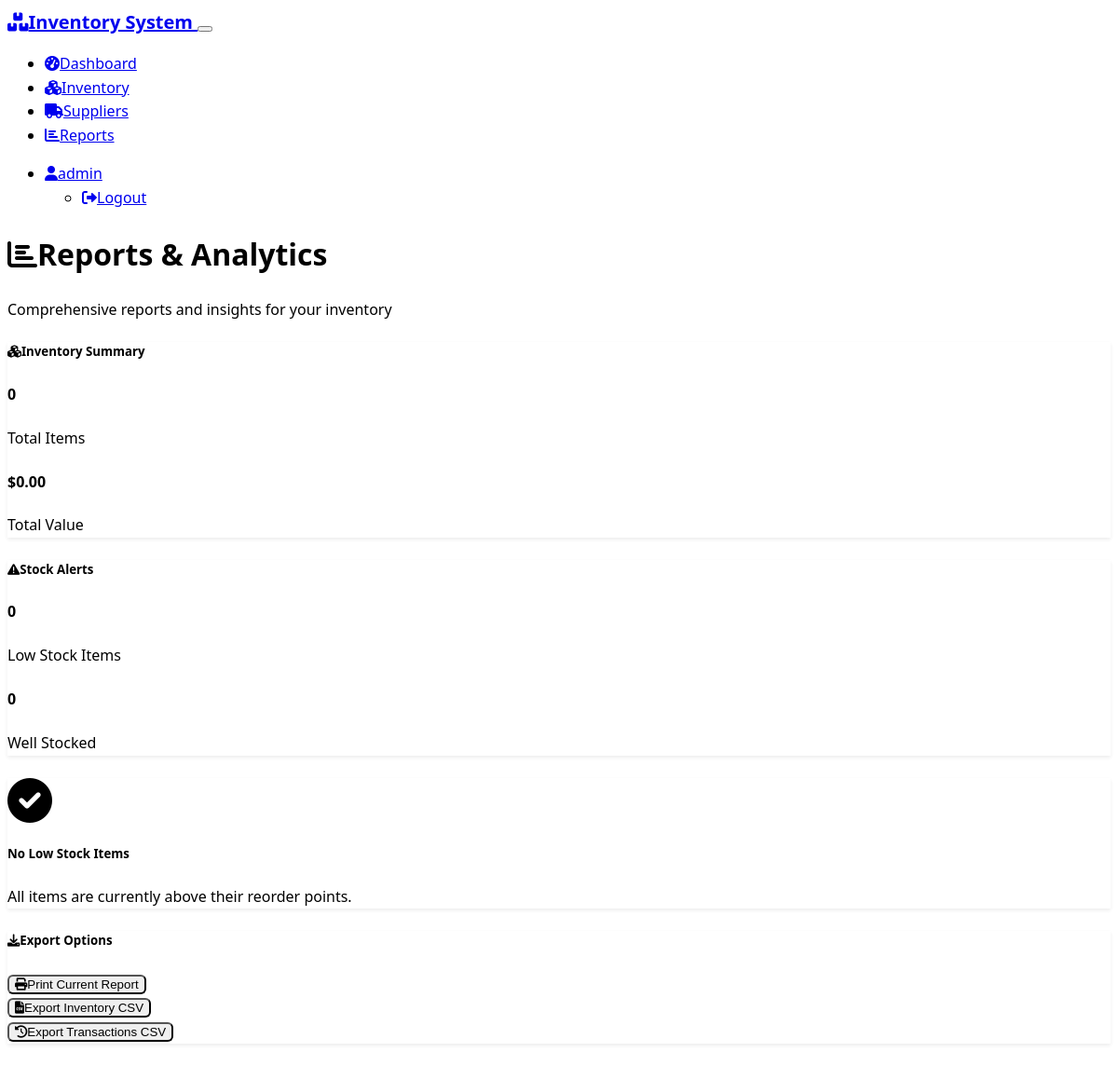
The app's page /reports (signed in), older data.
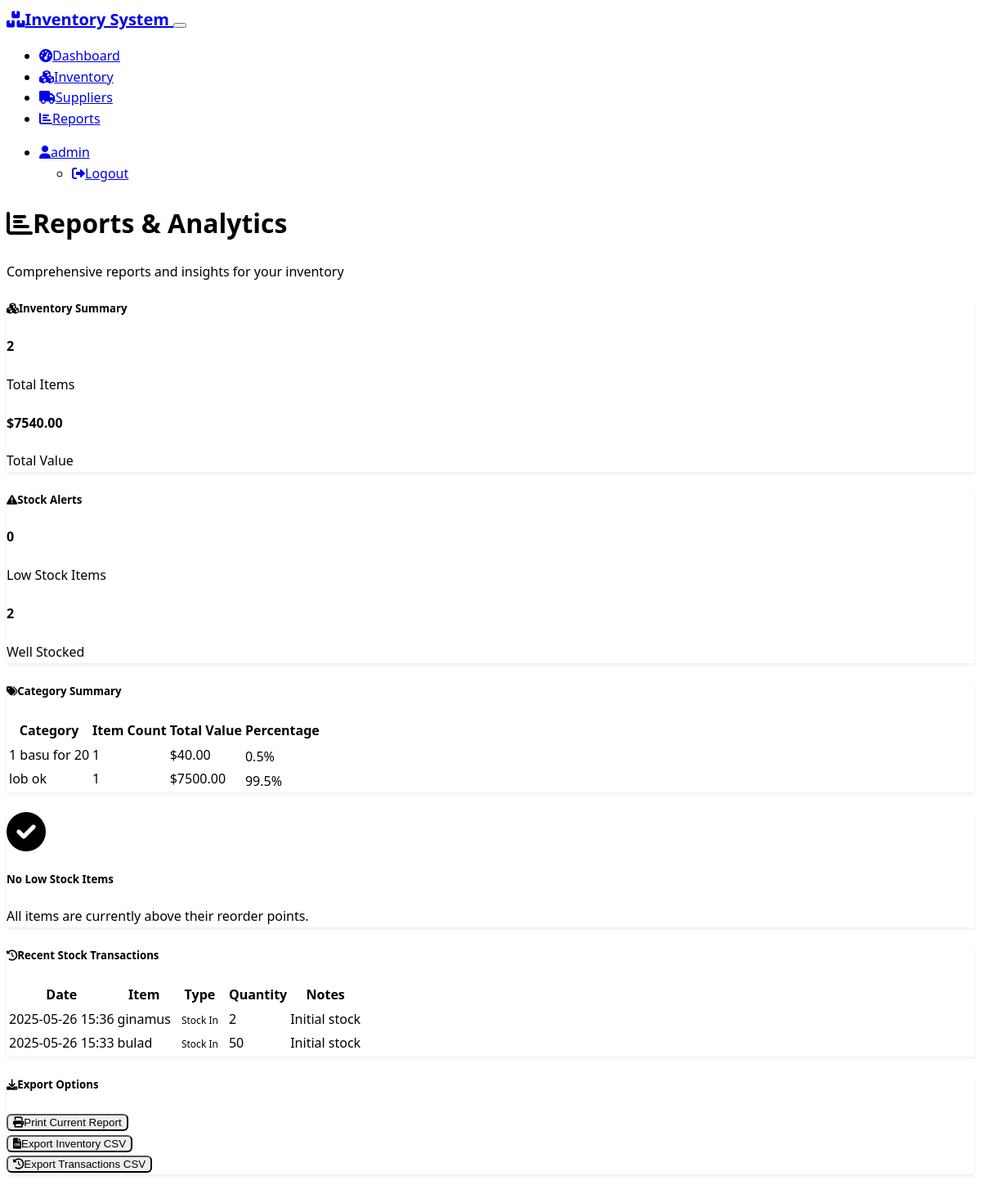
The same page, newer data.
### models.py (models this page shows, shortened)
class InventoryItem(db.Model):
    id = db.Column(db.Integer, primary_key=True)
    name = db.Column(db.String(100), nullable=False)
    description = db.Column(db.Text)
    sku = db.Column(db.String(50), unique=True)
    quantity = db.Column(db.Integer, default=0)
    unit_price = db.Column(db.Float, default=0.0)
    reorder_point = db.Column(db.Integer, default=10)
    supplier_id = db.Column(db.Integer, db.ForeignKey('supplier.id'))
    category = db.Column(db.String(50))
    created_at = db.Column(db.DateTime, default=datetime.utcnow)
    updated_at = db.Column(db.DateTime, default=datetime.utcnow, onupdate=datetime.utcnow)

class StockTransaction(db.Model):
    id = db.Column(db.Integer, primary_key=True)
    item_id = db.Column(db.Integer, db.ForeignKey('inventory_item.id'), nullable=False)
    transaction_type = db.Column(db.String(20), nullable=False)  # 'in', 'out', 'adjustment'
    quantity = db.Column(db.Integer, nullable=False)
    notes = db.Column(db.Text)
    user_id = db.Column(db.Integer, db.ForeignKey('user.id'))
    timestamp = db.Column(db.DateTime, default=datetime.utcnow)
    item = db.relationship('InventoryItem', backref='transactions')
    user = db.relationship('User', backref='transactions')

### routes.py (the view)
@app.route('/reports')
def reports():
    if 'user_id' not in session:
        return redirect(url_for('login'))
    total_items = InventoryItem.query.count()
    total_value = db.session.query(db.func.sum(
        InventoryItem.quantity * InventoryItem.unit_price
    )).scalar() or 0
    low_stock_items = InventoryItem.query.filter(
        InventoryItem.quantity <= InventoryItem.reorder_point
    ).all()
    category_summary = db.session.query(
        InventoryItem.category,
        db.func.count(InventoryItem.id).label('count'),
        db.func.sum(InventoryItem.quantity * InventoryItem.unit_price).label('value')
    ).group_by(InventoryItem.category).all()
    recent_transactions = db.session.query(StockTransaction, InventoryItem.name)\
        .join(InventoryItem)\
        .order_by(StockTransaction.timestamp.desc())\
        .limit(10).all()
    return render_template('reports.html',
                         total_items=total_items,
                         total_value=total_value,
                         low_stock_items=low_stock_items,
                         category_summary=category_summary,
                         recent_transactions=recent_transactions)

### templates/reports.html (shortened to what this page needs)
{% extends "base.html" %}
{% block content %}
<div class="container mt-4">
    <div class="row">
        <div class="col-12">
            <h1><i class="fas fa-chart-bar me-2"></i>Reports & Analytics</h1>
            <p class="text-muted">Comprehensive reports and insights for your inventory</p>
        </div>
    </div>
    <div class="row mb-4">
        <div class="col-md-6 mb-3">
            <div class="card">
                <div class="card-header">
                    <h5><i class="fas fa-cubes me-2"></i>Inventory Summary</h5>
                </div>
                <div class="card-body">
                    <div class="row">
                        <div class="col-6">
                            <h4 class="text-primary">{{ total_items }}</h4>
                            <p class="mb-0">Total Items</p>
                        </div>
                        <div class="col-6">
                            <h4 class="text-success">${{ "%.2f"|format(total_value) }}</h4>
                            <p class="mb-0">Total Value</p>
                        </div>
                    </div>
                </div>
            </div>
        </div>
        <div class="col-md-6 mb-3">
            <div class="card">
                <div class="card-header">
                    <h5><i class="fas fa-exclamation-triangle me-2"></i>Stock Alerts</h5>
                </div>
                <div class="card-body">
                    <div class="row">
                        <div class="col-6">
                            <h4 class="text-warning">{{ low_stock_items|length }}</h4>
                            <p class="mb-0">Low Stock Items</p>
                        </div>
                        <div class="col-6">
                            <h4 class="text-info">{{ (total_items - low_stock_items|length) }}</h4>
                            <p class="mb-0">Well Stocked</p>
                        </div>
                    </div>
                </div>
            </div>
        </div>
    </div>
    {% if category_summary %}
    <div class="row mb-4">
        <div class="col-12">
            <div class="card">
                <div class="card-header">
                    <h5><i class="fas fa-tags me-2"></i>Category Summary</h5>
                </div>
                <div class="card-body">
                    <div class="table-responsive">
                        <table class="table table-striped">
                            <thead>
                                <tr>
                                    <th>Category</th>
                                    <th>Item Count</th>
                                    <th>Total Value</th>
                                    <th>Percentage</th>
                                </tr>
                            </thead>
                            <tbody>
                                {% for category, count, value in category_summary %}
                                <tr>
                                    <td>{{ category or 'Uncategorized' }}</td>
                                    <td>{{ count }}</td>
                                    <td>${{ "%.2f"|format(value or 0) }}</td>
                                    <td>
                                        {% set percentage = ((value or 0) / total_value * 100) if total_value > 0 else 0 %}
                                        <div class="progress" style="height: 20px;">
                                            <div class="progress-bar" role="progressbar"
                                                 style="width: {{ percentage }}%;">
                                                {{ "%.1f"|format(percentage) }}%
                                            </div>
                                        </div>
                                    </td>
                                </tr>
                                {% endfor %}
                            </tbody>
                        </table>
                    </div>
                </div>
            </div>
        </div>
    </div>
    {% endif %}
    {% if low_stock_items %}
    <div class="row mb-4">
        <div class="col-12">
            <div class="card">
                <div class="card-header bg-warning">
                    <h5><i class="fas fa-exclamation-triangle me-2"></i>Low Stock Report</h5>
                </div>
                <div class="card-body">
                    <div class="table-responsive">
                        <table class="table table-striped">
                            <thead>
                                <tr>
                                    <th>Item Name</th>
                                    <th>Current Stock</th>
                                    <th>Reorder Point</th>
                                    <th>Supplier</th>
                                    <th>Unit Price</th>
                                    <th>Shortage</th>
                                    <th>Reorder Value</th>
                                </tr>
                            </thead>
                            <tbody>
                                {% for item in low_stock_items %}
                                <tr>
                                    <td>{{ item.name }}</td>
                                    <td>
                                        <span class="badge bg-danger">{{ item.quantity }}</span>
                                    </td>
                                    <td>{{ item.reorder_point }}</td>
                                    <td>{{ item.supplier.name if item.supplier else 'N/A' }}</td>
                                    <td>${{ "%.2f"|format(item.unit_price) }}</td>
                                    <td>{{ item.reorder_point - item.quantity }}</td>
                                    <td>${{ "%.2f"|format((item.reorder_point - item.quantity) * item.unit_price) }}</td>
                                </tr>
                                {% endfor %}
                            </tbody>
                        </table>
                    </div>
                    <div class="mt-3">
                        <button class="btn btn-warning" onclick="window.print()">
                            <i class="fas fa-print me-1"></i>Print Report
                        </button>
                        <button class="btn btn-outline-warning" onclick="exportToCSV('low-stock-report')">
                            <i class="fas fa-download me-1"></i>Export CSV
                        </button>
                    </div>
                </div>
            </div>
        </div>
    </div>
    {% else %}
    <div class="row mb-4">
        <div class="col-12">
            <div class="card">
                <div class="card-body text-center">
                    <i class="fas fa-check-circle fa-3x text-success mb-3"></i>
                    <h5>No Low Stock Items</h5>
                    <p class="text-muted">All items are currently above their reorder points.</p>
                </div>
            </div>
        </div>
    </div>
    {% endif %}
    {% if recent_transactions %}
    <div class="row mb-4">
        <div class="col-12">
            <div class="card">
                <div class="card-header">
                    <h5><i class="fas fa-history me-2"></i>Recent Stock Transactions</h5>
                </div>
                <div class="card-body">
                    <div class="table-responsive">
                        <table class="table table-striped">
                            <thead>
                                <tr>
                                    <th>Date</th>
                                    <th>Item</th>
                                    <th>Type</th>
                                    <th>Quantity</th>
                                    <th>Notes</th>
                                </tr>
                            </thead>
                            <tbody>
                                {% for transaction, item_name in recent_transactions %}
                                <tr>
                                    <td>{{ transaction.timestamp.strftime('%Y-%m-%d %H:%M') }}</td>
                                    <td>{{ item_name }}</td>
                                    <td>
                                        {% if transaction.transaction_type == 'in' %}
                                        <span class="badge bg-success">Stock In</span>
                                        {% elif transaction.transaction_type == 'out' %}
                                        <span class="badge bg-danger">Stock Out</span>
                                        {% else %}
                                        <span class="badge bg-info">Adjustment</span>
                                        {% endif %}
                                    </td>
                                    <td>{{ transaction.quantity }}</td>
                                    <td>{{ transaction.notes or 'N/A' }}</td>
                                </tr>
                                {% endfor %}
                            </tbody>
                        </table>
                    </div>
                </div>
            </div>
        </div>
    </div>
    {% endif %}
    <div class="row">
        <div class="col-12">
            <div class="card">
                <div class="card-header">
                    <h5><i class="fas fa-download me-2"></i>Export Options</h5>
                </div>
                <div class="card-body">
                    <div class="row">
                        <div class="col-md-4 mb-2">
                            <button class="btn btn-outline-primary w-100" onclick="window.print()">
                                <i class="fas fa-print me-1"></i>Print Current Report
                            </button>
                        </div>
                        <div class="col-md-4 mb-2">
                            <button class="btn btn-outline-success w-100" onclick="exportToCSV('inventory-summary')">
                                <i class="fas fa-file-csv me-1"></i>Export Inventory CSV
                            </button>
                        </div>
                        <div class="col-md-4 mb-2">
                            <button class="btn btn-outline-info w-100" onclick="exportToCSV('transaction-history')">
                                <i class="fas fa-history me-1"></i>Export Transactions CSV
                            </button>
                        </div>
                    </div>
                </div>
            </div>
        </div>
    </div>
</div>
{% endblock %}

### templates/base.html (shortened to what this page needs)
<!DOCTYPE html>
<html lang="en" data-bs-theme="dark">
<head>
    <link href="https://cdn.replit.com/agent/bootstrap-agent-dark-theme.min.css" rel="stylesheet">
    <link rel="stylesheet" href="https://cdnjs.cloudflare.com/ajax/libs/font-awesome/6.0.0/css/all.min.css">
    <link rel="stylesheet" href="{{ url_for('static', filename='css/style.css') }}">
</head>
<body>
    {% if session.user_id %}
    <nav class="navbar navbar-expand-lg navbar-dark bg-dark">
        <div class="container">
            <a class="navbar-brand" href="{{ url_for('dashboard') }}">
                <i class="fas fa-boxes me-2"></i>Inventory System
            </a>
            <button class="navbar-toggler" type="button" data-bs-toggle="collapse" data-bs-target="#navbarNav">
            </button>
            <div class="collapse navbar-collapse" id="navbarNav">
                <ul class="navbar-nav me-auto">
                    <li class="nav-item">
                        <a class="nav-link" href="{{ url_for('dashboard') }}">
                            <i class="fas fa-tachometer-alt me-1"></i>Dashboard
                        </a>
                    </li>
                    <li class="nav-item">
                        <a class="nav-link" href="{{ url_for('inventory') }}">
                            <i class="fas fa-cubes me-1"></i>Inventory
                        </a>
                    </li>
                    <li class="nav-item">
                        <a class="nav-link" href="{{ url_for('suppliers') }}">
                            <i class="fas fa-truck me-1"></i>Suppliers
                        </a>
                    </li>
                    <li class="nav-item">
                        <a class="nav-link" href="{{ url_for('reports') }}">
                            <i class="fas fa-chart-bar me-1"></i>Reports
                        </a>
                    </li>
                </ul>
                <ul class="navbar-nav">
                    <li class="nav-item dropdown">
                        <a class="nav-link dropdown-toggle" href="#" id="navbarDropdown" role="button" data-bs-toggle="dropdown">
                            <i class="fas fa-user me-1"></i>{{ session.username }}
                        </a>
                        <ul class="dropdown-menu">
                            <li><a class="dropdown-item" href="{{ url_for('logout') }}">
                                <i class="fas fa-sign-out-alt me-2"></i>Logout
                            </a></li>
                        </ul>
                    </li>
                </ul>
            </div>
        </div>
    </nav>
    {% endif %}
    <main>
        {% block content %}{% endblock %}
    </main>
</body>
</html>

### static/css/style.css (style rules this page uses)
:root { --primary-color: 220 100% 50%; --success-color: 142 71% 45%; --warning-color: 45 100% 51%; --danger-color: 0 84% 60%; --info-color: 188 78% 41%; }
body { font-family: 'Segoe UI', Tahoma, Geneva, Verdana, sans-serif; line-height: 1.6; }
.navbar-brand { font-weight: 600; font-size: 1.25rem; }
.card { box-shadow: 0 0.125rem 0.25rem rgba(0, 0, 0, 0.075); border: 1px solid var(--bs-border-color); margin-bottom: 1.5rem; }
.card-header { background-color: var(--bs-secondary-bg); border-bottom: 1px solid var(--bs-border-color); font-weight: 600; }
.table { margin-bottom: 0; }
.table th { font-weight: 600; border-top: none; white-space: nowrap; }
.table td { vertical-align: middle; }
.badge { font-size: 0.75rem; padding: 0.5em 0.75em; }
.btn { border-radius: 0.375rem; font-weight: 500; transition: all 0.15s ease-in-out; }
.progress { background-color: var(--bs-secondary-bg); border-radius: 0.375rem; }

Row changes from the older to the newer data that the page shows:
added InventoryItem: category "1 basu for 20", count "1", value "40.00", percentage "0.5"
added InventoryItem: category "lob ok", id "1", value "7500.00", {{ percentage }} 99.46949602122017 (drawn), percentage "99.5"
added StockTransaction: name "ginamus", transaction_type "Stock In"
added StockTransaction: name "bulad", transaction_type "Stock In"
Text that changed along with them:
{{ total_items }}: "0" → "2"
{{ "%.2f"|format(total_value) }}: "0.00" → "7540.00"
{{ (total_items - low_stock_items|length) }}: "0" → "2"
text now shown: "Category Summary Category Item Count Total Value Percentage Recent Stock Transactions Date Item Type Quantity Notes"
